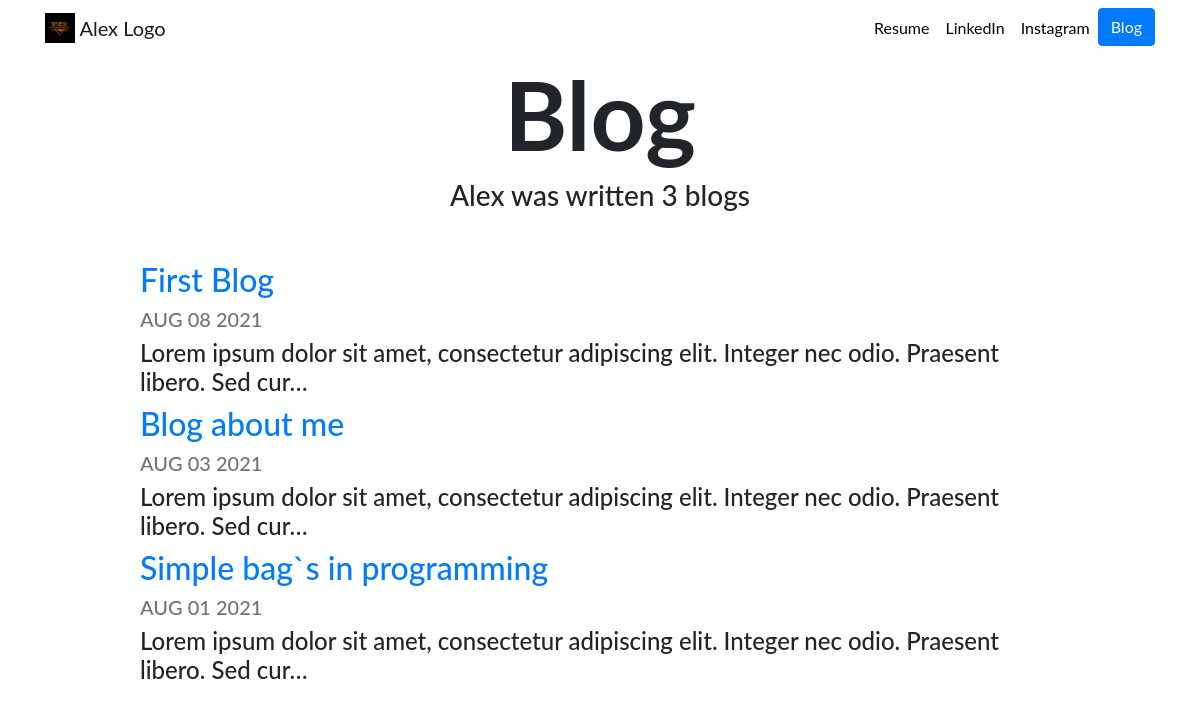
Screenshot of /blog/ with the database file from the repository.
### blog/models.py (models this page shows, shortened)
class Blog(models.Model):
    url = models.CharField(max_length=200)
    date = models.DateField('Date')
    text = models.TextField()

### blog/views.py (the view)
# urls.py: path('', views.all_blogs, name='all_blogs'),
def all_blogs(request):
    blogs = Blog.objects.order_by('-date')[:3]
    return render(request, 'blog/all_blogs.html', {'blogs': blogs})

### blog/templates/blog/all_blogs.html (shortened to what this page needs)
<!DOCTYPE html>
<html lang="en">
<head>
</head>
<body>
{% extends 'portfolio/base.html' %}
{% load static %}
{% block content %}
    <h1 id="blogtitle" class="font-weight-bold text-center">Blog</h1>
    <h3 class="text-center mb-5">Alex was written {{ blogs.count }} blog{{ blogs.count|pluralize }}</h3>
    {% for blog in blogs %}
        <div class="row justify-content-center my">
            <div class="col-md-10">
                <a href="{% url 'blog:detail' blog.id %}">
                    <h2>{{ blog.url }}</h2></a>
                <h5 class="text-muted">{{ blog.date|date:'b d Y'|upper }}</h5>
                <h4>{{ blog.text|striptags|truncatechars:100 }}</h4>
            </div>
        </div>
    {% endfor %}
{% endblock %}

### portfolio/static/portfolio/custom.css (style rules this page uses)
body { font-family: 'Lato', sans-serif; }
#blogtitle { font-size: 6rem; }

### rows the page displays
Blog: url "First Blog", date "AUG 08 2021", text "Lorem ipsum dolor sit amet, consectetur adipiscing elit. Integer nec odio. Praesent libero. Sed cur…"
Blog: url "Blog about me", date "AUG 03 2021", text "Lorem ipsum dolor sit amet, consectetur adipiscing elit. Integer nec odio. Praesent libero. Sed cur…"
Blog: url "Simple bag`s in programming", date "AUG 01 2021", text "Lorem ipsum dolor sit amet, consectetur adipiscing elit. Integer nec odio. Praesent libero. Sed cur…"

### other values shown
{{ blogs.count }} "3"
